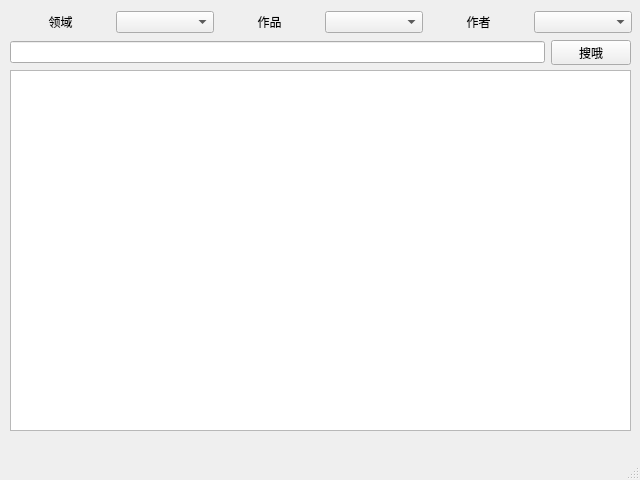
<?xml version="1.0" encoding="UTF-8"?>
<ui version="4.0">
 <class>MainWindow</class>
 <widget class="QMainWindow" name="MainWindow">
  <property name="geometry">
   <rect>
    <x>0</x>
    <y>0</y>
    <width>640</width>
    <height>480</height>
   </rect>
  </property>
  <property name="windowTitle">
   <string>查询语料</string>
  </property>
  <widget class="QWidget" name="centralwidget">
   <widget class="QTableView" name="tableView_main">
    <property name="geometry">
     <rect>
      <x>10</x>
      <y>70</y>
      <width>621</width>
      <height>361</height>
     </rect>
    </property>
   </widget>
   <widget class="QWidget" name="">
    <property name="geometry">
     <rect>
      <x>10</x>
      <y>40</y>
      <width>621</width>
      <height>25</height>
     </rect>
    </property>
    <layout class="QHBoxLayout" name="horizontalLayout">
     <item>
      <widget class="QLineEdit" name="lineEdit"/>
     </item>
     <item>
      <widget class="QPushButton" name="pushButton">
       <property name="text">
        <string>搜哦</string>
       </property>
      </widget>
     </item>
    </layout>
   </widget>
   <widget class="QWidget" name="">
    <property name="geometry">
     <rect>
      <x>11</x>
      <y>11</y>
      <width>621</width>
      <height>22</height>
     </rect>
    </property>
    <layout class="QHBoxLayout" name="horizontalLayout_2">
     <item>
      <widget class="QLabel" name="label">
       <property name="text">
        <string>领域</string>
       </property>
       <property name="alignment">
        <set>Qt::AlignCenter</set>
       </property>
       <property name="buddy">
        <cstring>comboBox</cstring>
       </property>
      </widget>
     </item>
     <item>
      <widget class="QComboBox" name="comboBox"/>
     </item>
     <item>
      <widget class="QLabel" name="label_2">
       <property name="text">
        <string>作品</string>
       </property>
       <property name="alignment">
        <set>Qt::AlignCenter</set>
       </property>
       <property name="buddy">
        <cstring>comboBox_2</cstring>
       </property>
      </widget>
     </item>
     <item>
      <widget class="QComboBox" name="comboBox_2"/>
     </item>
     <item>
      <widget class="QLabel" name="label_3">
       <property name="text">
        <string>作者</string>
       </property>
       <property name="alignment">
        <set>Qt::AlignCenter</set>
       </property>
       <property name="buddy">
        <cstring>comboBox_3</cstring>
       </property>
      </widget>
     </item>
     <item>
      <widget class="QComboBox" name="comboBox_3"/>
     </item>
    </layout>
   </widget>
  </widget>
  <widget class="QMenuBar" name="menubar">
   <property name="geometry">
    <rect>
     <x>0</x>
     <y>0</y>
     <width>640</width>
     <height>23</height>
    </rect>
   </property>
  </widget>
  <widget class="QStatusBar" name="statusbar"/>
 </widget>
 <resources/>
 <connections/>
</ui>
